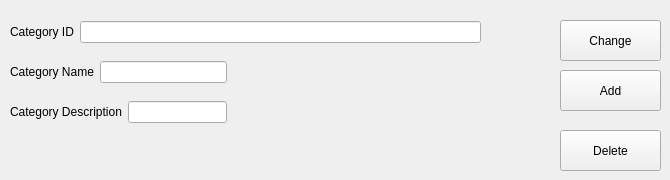
    <widget class="QWidget" name="tab_3">
     <attribute name="title">
      <string>Categories</string>
     </attribute>
     <widget class="QWidget" name="layoutWidget_17">
      <property name="geometry">
       <rect>
        <x>10</x>
        <y>60</y>
        <width>217</width>
        <height>24</height>
       </rect>
      </property>
      <layout class="QHBoxLayout" name="horizontalLayout_18">
       <item>
        <widget class="QLabel" name="label_18">
         <property name="text">
          <string>Category Name</string>
         </property>
        </widget>
       </item>
       <item>
        <widget class="QLineEdit" name="CustomerID_14"/>
       </item>
      </layout>
     </widget>
     <widget class="QWidget" name="layoutWidget_18">
      <property name="geometry">
       <rect>
        <x>10</x>
        <y>20</y>
        <width>471</width>
        <height>24</height>
       </rect>
      </property>
      <layout class="QHBoxLayout" name="horizontalLayout_19">
       <item>
        <widget class="QLabel" name="label_19">
         <property name="text">
          <string>Category ID</string>
         </property>
        </widget>
       </item>
       <item>
        <widget class="QLineEdit" name="CustomerID_15"/>
       </item>
      </layout>
     </widget>
     <widget class="QWidget" name="layoutWidget_19">
      <property name="geometry">
       <rect>
        <x>10</x>
        <y>100</y>
        <width>217</width>
        <height>24</height>
       </rect>
      </property>
      <layout class="QHBoxLayout" name="horizontalLayout_20">
       <item>
        <widget class="QLabel" name="label_20">
         <property name="text">
          <string>Category Description</string>
         </property>
        </widget>
       </item>
       <item>
        <widget class="QLineEdit" name="CustomerID_16"/>
       </item>
      </layout>
     </widget>
     <widget class="QPushButton" name="Delete_2">
      <property name="geometry">
       <rect>
        <x>560</x>
        <y>130</y>
        <width>101</width>
        <height>41</height>
       </rect>
      </property>
      <property name="text">
       <string>Delete</string>
      </property>
     </widget>
     <widget class="QPushButton" name="Add_2">
      <property name="geometry">
       <rect>
        <x>560</x>
        <y>70</y>
        <width>101</width>
        <height>41</height>
       </rect>
      </property>
      <property name="text">
       <string>Add</string>
      </property>
     </widget>
     <widget class="QPushButton" name="Change_2">
      <property name="geometry">
       <rect>
        <x>560</x>
        <y>20</y>
        <width>101</width>
        <height>41</height>
       </rect>
      </property>
      <property name="text">
       <string>Change</string>
      </property>
     </widget>
    </widget>
